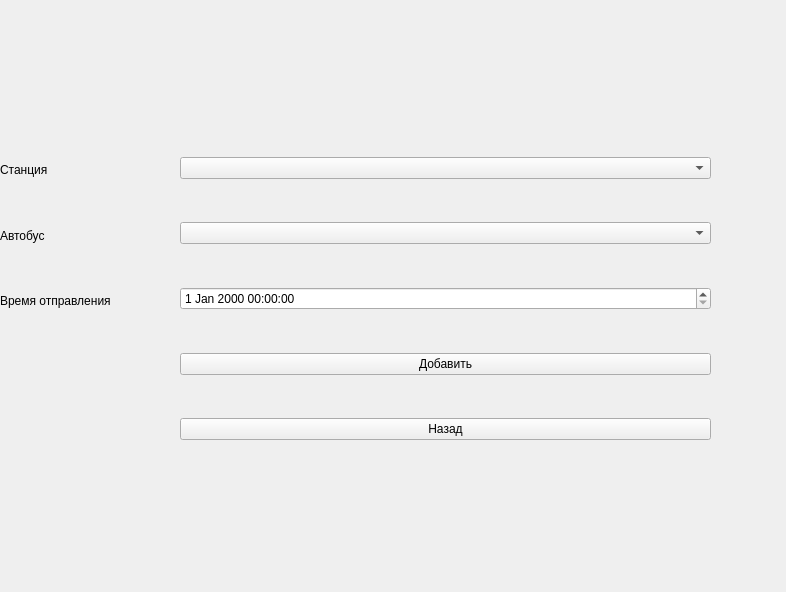
<?xml version="1.0" encoding="UTF-8"?>
<ui version="4.0">
 <class>Route</class>
 <widget class="QWidget" name="Route">
  <property name="geometry">
   <rect>
    <x>0</x>
    <y>0</y>
    <width>786</width>
    <height>592</height>
   </rect>
  </property>
  <property name="windowTitle">
   <string>Добавление рейса</string>
  </property>
  <widget class="QWidget" name="verticalLayoutWidget">
   <property name="geometry">
    <rect>
     <x>180</x>
     <y>120</y>
     <width>531</width>
     <height>361</height>
    </rect>
   </property>
   <layout class="QVBoxLayout" name="verticalLayout">
    <item>
     <widget class="QComboBox" name="stations"/>
    </item>
    <item>
     <widget class="QComboBox" name="buses"/>
    </item>
    <item>
     <widget class="QDateTimeEdit" name="dateTimeEdit"/>
    </item>
    <item>
     <widget class="QPushButton" name="addRouteBtn">
      <property name="text">
       <string>Добавить</string>
      </property>
     </widget>
    </item>
    <item>
     <widget class="QPushButton" name="backBtn">
      <property name="text">
       <string>Назад</string>
      </property>
     </widget>
    </item>
   </layout>
  </widget>
  <widget class="QWidget" name="verticalLayoutWidget_2">
   <property name="geometry">
    <rect>
     <x>0</x>
     <y>140</y>
     <width>171</width>
     <height>191</height>
    </rect>
   </property>
   <layout class="QVBoxLayout" name="verticalLayout_2">
    <item>
     <widget class="QLabel" name="label">
      <property name="text">
       <string>Станция</string>
      </property>
     </widget>
    </item>
    <item>
     <widget class="QLabel" name="label_2">
      <property name="text">
       <string>Автобус</string>
      </property>
     </widget>
    </item>
    <item>
     <widget class="QLabel" name="label_3">
      <property name="text">
       <string>Время отправления</string>
      </property>
     </widget>
    </item>
   </layout>
  </widget>
 </widget>
 <resources/>
 <connections/>
</ui>
